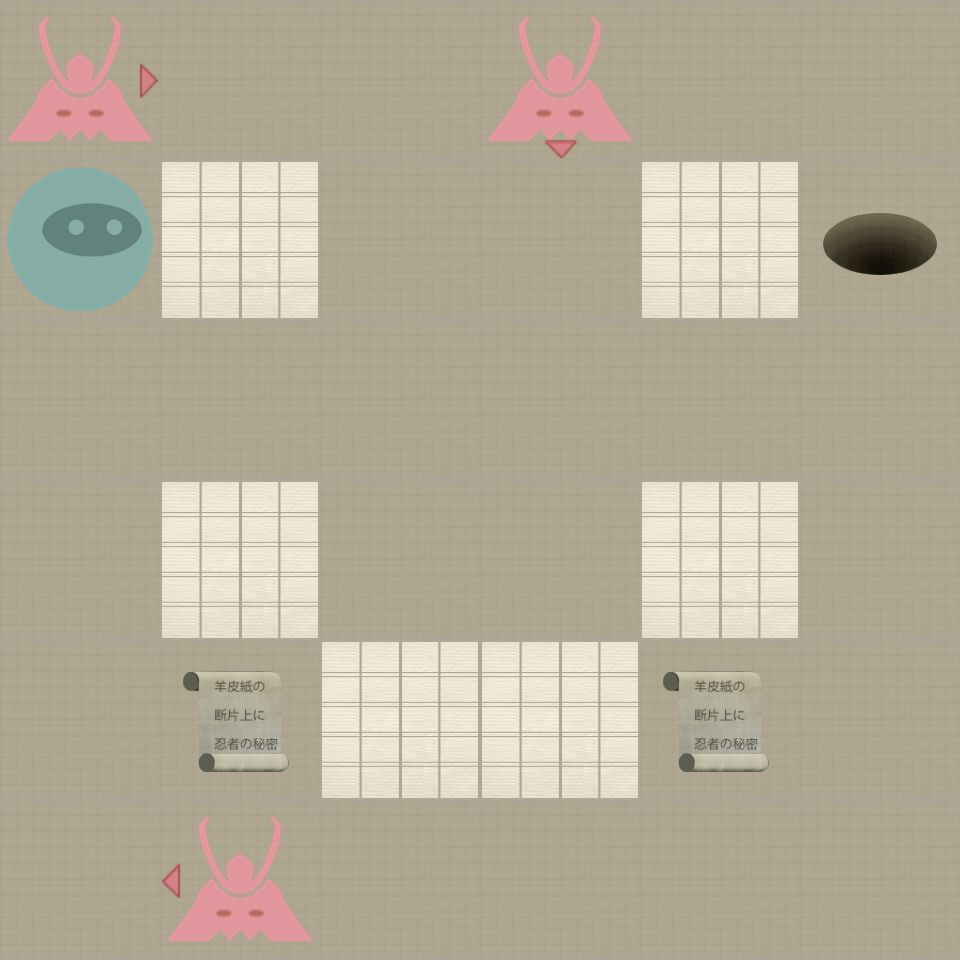

Tiled map render using the project's own tile images. Description and the map definition, with tile-layer contents summarised, below:
An orthogonal 6x6 tile map with 160x160 px tiles, 2 tile layers (Level, Actors).

<map version="1.0" orientation="orthogonal" width="6" height="6" tilewidth="160" tileheight="160">
 <properties>
  <property name="moves" value="9" />
 </properties>
 <tileset firstgid="1" name="tiles" tilewidth="160" tileheight="160" spacing="2" margin="2">
  <image source="tiles-ipadhd.png" width="1024" height="1024" />
  <tile id="0">
   <properties>
    <property name="actor" value="exit" />
   </properties>
  </tile>
  <tile id="2">
   <properties>
    <property name="actor" value="guard" />
    <property name="direction" value="down" />
   </properties>
  </tile>
  <tile id="3">
   <properties>
    <property name="actor" value="guard" />
    <property name="direction" value="left" />
   </properties>
  </tile>
  <tile id="4">
   <properties>
    <property name="actor" value="guard" />
    <property name="direction" value="right" />
   </properties>
  </tile>
  <tile id="5">
   <properties>
    <property name="actor" value="guard" />
    <property name="direction" value="up" />
   </properties>
  </tile>
  <tile id="7">
   <properties>
    <property name="actor" value="player" />
   </properties>
  </tile>
  <tile id="8">
   <properties>
    <property name="actor" value="scroll" />
   </properties>
  </tile>
  <tile id="9">
   <properties>
    <property name="wall" value="1" />
   </properties>
  </tile>
 </tileset>
 <layer name="Level" width="6" height="6">
  <data>[36 cells, 36 non-empty, 2 distinct tile ids]</data>
 </layer>
 <layer name="Actors" width="6" height="6">
  <data>[36 cells, 7 non-empty, 6 distinct tile ids]</data>
 </layer>
</map>
